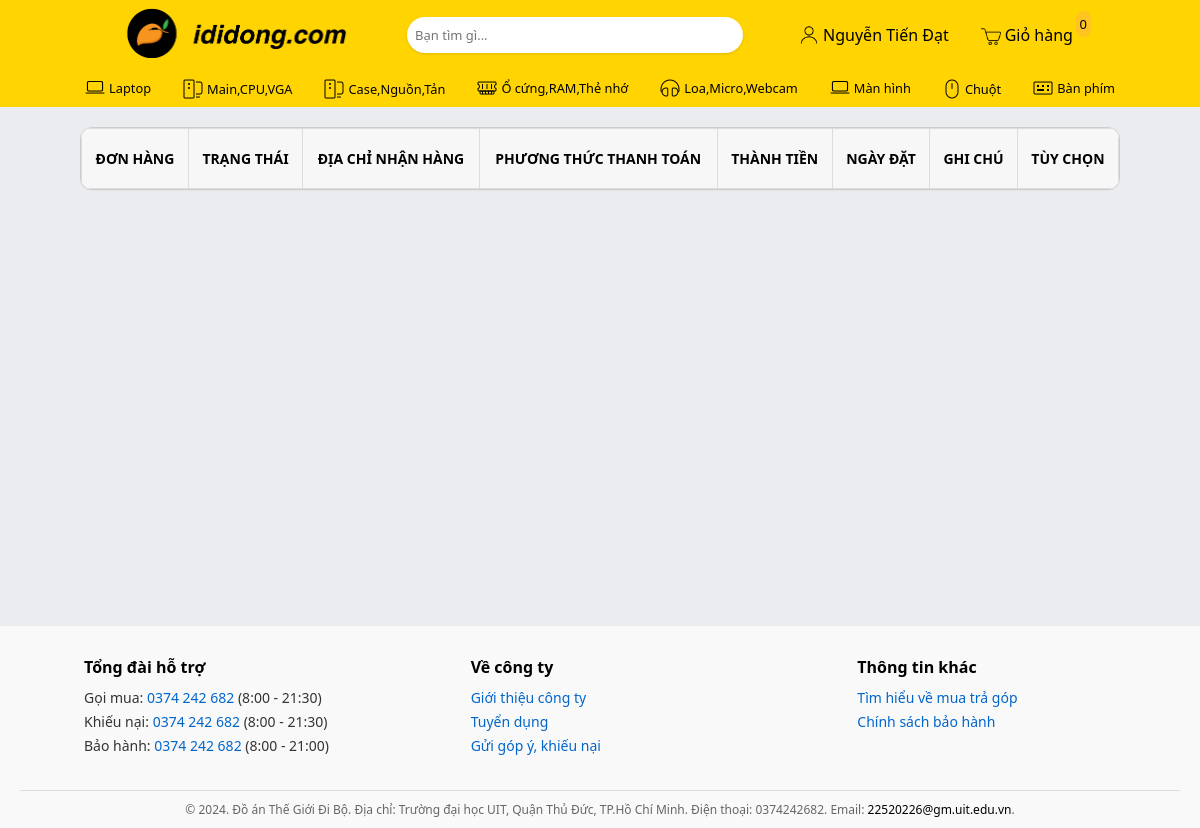
Page /order.php (signed in) on the earlier database version.
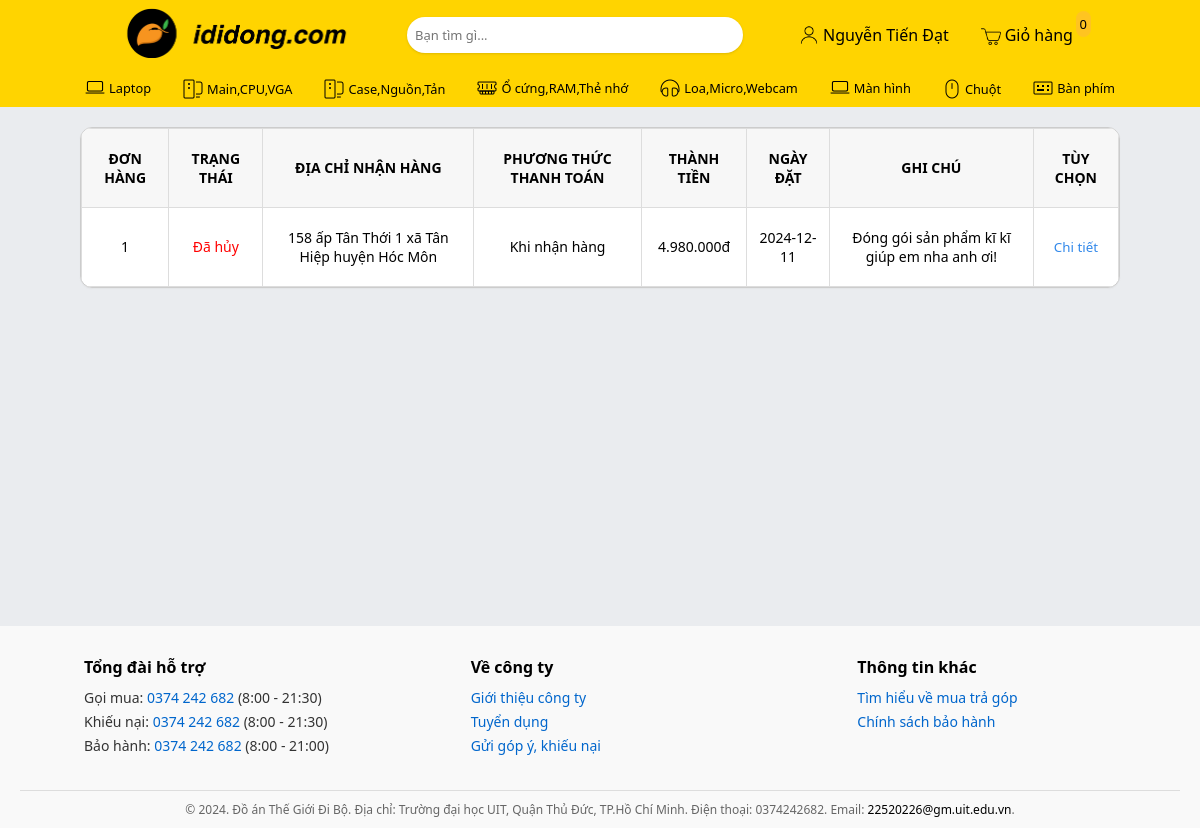
Same page on the later database version.
### tables this page shows
CREATE TABLE `tbl_order` (
  `orderId` int(11) NOT NULL,
  `customerId` int(11) NOT NULL,
  `orderDate` date NOT NULL,
  `shippingAddress` varchar(1000) NOT NULL,
  `paymentMethod` varchar(255) NOT NULL,
  `paymentStatus` varchar(255) NOT NULL DEFAULT 'Pending',
  `totalAmount` varchar(255) NOT NULL,
  `status` varchar(255) NOT NULL DEFAULT 'Pending',
  `notes` varchar(255) DEFAULT NULL,
  `receiverName` varchar(255) DEFAULT NULL,
  `receiverPhone` varchar(255) DEFAULT NULL
);

### lib/session.php (called while the page is built, shortened)
<?php
    class Session {
        public static function get($key) {
            if (isset($_SESSION[$key])) {
                return $_SESSION[$key];
            } else {
                return false;
            }
        }
    }
?>

### classes/cart.php (called while the page is built, shortened)
<?php
    $filepath = realpath(dirname(__FILE__));
    include_once ($filepath.'/../lib/database.php');
?>
<?php
    class cart {
        private $db;
        public function __construct() {
            $this->db = new Database();
        }
        public function check_cart(){
            $customerId = Session::get('customer_id');
            $query = "SELECT * FROM tbl_cart WHERE customerId='$customerId'";
            $result = $this->db->select($query);
            return $result;
        }
    }
?>

### lib/database.php (called while the page is built, shortened)
<?php
    class Database {
        public $host    = DB_HOST;
        public $user    = DB_USER;
        public $pass    = DB_PASS;
        public $dbname  = DB_NAME;
        public $link;
        private function connectDB() {
            $this->link = new mysqli($this->host, $this->user,
                                     $this->pass, $this->dbname);
        }
        public function select($query) {
            $result = $this->link->query($query) or
                die($this->link->error . __LINE__);
            if ($result->num_rows > 0) {
                return $result;
            } else {
                return false;
            }
        }
    }
?>

### classes/order.php (called while the page is built, shortened)
<?php
    $filepath = realpath(dirname(__FILE__));
    include_once ($filepath.'/../lib/database.php');
?>
<?php
    class order {
        private $db;
        public function __construct() {
            $this->db = new Database();
        }
        public function show_order() {
            $query = "SELECT * FROM tbl_order ORDER BY orderId DESC";
            $result =$this->db->select($query);
            return $result;
        }
    }
?>

### order.php (the view, shortened to what this page needs)
<?php
  include 'inc/header.php';
?>
<link rel="stylesheet" href="css/order.css">
<div class="wrapper">
  <div class="custom-table-container">
      <table class="custom-table">
          <thead>
              <tr>
                  <th>Đơn hàng</th>
                  <th>Trạng thái</th>
                  <th>Địa chỉ nhận hàng</th>
                  <th>Phương thức thanh toán</th>
                  <th>Thành tiền</th>
                  <th>Ngày đặt</th>
                  <th>Ghi chú</th>
                  <th>Tùy chọn</th>
              </tr>
          </thead>
          <tbody>
            <?php
                $get_order = $ord->show_order();
                if($get_order){
                  $i=0;
                  while($result = $get_order->fetch_assoc()){
                    $i++;
            ?>
              <tr>
                  <td><?php echo $i ?></td>
                  <td>
                  <?php
                    $status = $result['status'];
                    switch ($status) {
                        case 'cancelled':
                            echo '<span style="color: red;">Đã hủy</span>';
                            break;
                    }
                  ?>
                  </td>
                  <td><?php echo $result['shippingAddress'] ?></td>
                  <td>
                    <?php
                      if($result['paymentMethod']=='direct'){
                        echo 'Khi nhận hàng';
                      } else {
                        echo 'Trực tuyến';
                      }
                    ?></td>
                  <td><?php echo number_format($result['totalAmount'], 0, ',', '.'); ?>đ</td>
                  <td><?php echo $result['orderDate'] ?></td>
                  <td><?php echo $result['notes'] ?></td>
                  <td class="detail-order">
                  <form action="order_details.php" method="post">
                    <input type="submit" value="Chi tiết">
                  </form>
                  </td>
              </tr>
            <?php
                  }
                }
            ?>
          </tbody>
      </table>
  </div>
</div>
<?php
    include 'inc/footer.php';
?>

### inc/header.php (shortened to what this page needs)
<?php
  include_once 'lib/session.php';
?>
<?php
  include_once 'lib/database.php';
  $ct = new cart();
  $ord = new order();
?>
<!DOCTYPE html>
<html lang="en">
  <head>
    <link rel="stylesheet" href="css/styles.css" />
  </head>
  <body>
    <nav>
      <a href="index.php" class="nav-logo">
        <img src="img/logo.png" alt="Logo" />
      </a>
      <input name="search-bar" class="nav-search" type="text" placeholder="Bạn tìm gì..." />
      <ul class="nav-option">
      <?php
        $login_check = Session::get('customer_login');
        if($login_check == false){
          echo "
            <li class='nav-hover'>
              <a href='login.php'>
                <img src='img/nav_user.png' alt='icon' />
                <span>Đăng nhập</span>
              </a>
            </li>";
        } else {
          echo "
            <li class='nav-hover nav-login-hover-relative'>
              <a>
                <img src='img/nav_user.png' alt='icon' />
                <span>". Session::get('customer_name'). "</span>
              </a>
              <div class='nav-login-hover-absolute'>
                <ul class='nav-login-hover-absolute-element'>
                  <li><a href='customer.php'>Tài khoản</a></li>
                  <li><a href='order.php'>Đơn hàng</a></li>
                  <li>
                    <a href='?customerid=" . Session::get('customer_id') . "'>Đăng xuất</a>
                  </li>
                </ul>
              </div>
            </li>
          ";
        }
      ?>
        <li class="nav-hover cart-note-relative">
          <a href="cart.php">
            <img src="img/nav_cart.png" alt="icon" />
            <span>Giỏ hàng</span>
          </a>
          <a href="cart.php" class="cart-note-absolute">
            <?php
              $check_cart = $ct->check_cart();
              if($check_cart){
                $qty = Session::get('qty');
                echo $qty;
              } else {
                echo '0';
              }
            ?>
          </a>
        </li>
      </ul>
    </nav>
    <ul class="category">
      <li class="category-hover">
        <a href="#" class="category-hover-click">
          <img src="img/category_laptop.png" alt="icon" />
          <span>Laptop</span>
        </a>
      </li>
      <li class="category-hover">
        <a href="#" class="category-hover-click">
          <img src="img/category_pc.png" alt="icon" />
          <span>Main,CPU,VGA</span>
        </a>
      </li>
      <li class="category-hover">
        <a href="#" class="category-hover-click">
          <img src="img/category_pc.png" alt="icon" />
          <span>Case,Nguồn,Tản</span>
        </a>
      </li>
      <li class="category-hover">
        <a href="#" class="category-hover-click">
          <img src="img/category_memory.png" alt="icon" />
          <span>Ổ cứng,RAM,Thẻ nhớ</span>
        </a>
      </li>
      <li class="category-hover">
        <a href="#" class="category-hover-click">
          <img src="img/category_earphone.png" alt="icon" />
          <span>Loa,Micro,Webcam</span>
        </a>
      </li>
      <li class="category-hover">
        <a href="#" class="category-hover-click">
          <img src="img/category_laptop.png" alt="icon" />
          <span>Màn hình</span>
        </a>
      </li>
      <li class="category-hover">
        <a href="#" class="category-hover-click">
          <img src="img/category_mouse.png" alt="icon" />
          <span>Chuột</span>
        </a>
      </li>
      <li class="category-hover">
        <a href="#" class="category-hover-click">
          <img src="img/category_banphim.png" alt="icon" />
          <span>Bàn phím</span>
        </a>
      </li>
    </ul>

### inc/footer.php (shortened to what this page needs)
    <footer class="footer">
      <div class="footer-container">
        <div class="footer-section">
          <h3>Tổng đài hỗ trợ</h3>
          <p>
            Gọi mua: <a href="tel:0374242682">0374 242 682</a> (8:00 - 21:30)
          </p>
          <p>
            Khiếu nại: <a href="tel:0374242682">0374 242 682</a> (8:00 - 21:30)
          </p>
          <p>
            Bảo hành: <a href="tel:1900232464">0374 242 682</a> (8:00 - 21:00)
          </p>
        </div>
        <div class="footer-section">
          <h3>Về công ty</h3>
          <p><a href="#">Giới thiệu công ty</a></p>
          <p><a href="#">Tuyển dụng</a></p>
          <p><a href="#">Gửi góp ý, khiếu nại</a></p>
        </div>
        <div class="footer-section">
          <h3>Thông tin khác</h3>
          <p><a href="#">Tìm hiểu về mua trả góp</a></p>
          <p><a href="#">Chính sách bảo hành</a></p>
        </div>
      </div>
      <div class="footer-bottom">
        © 2024. Đồ án Thế Giới Đi Bộ. Địa chỉ: Trường đại học UIT, Quận Thủ Đức,
        TP.Hồ Chí Minh. Điện thoại: 0374242682. Email:
        <a href="mailto:22520226@gm.uit.edu.vn">22520226@gm.uit.edu.vn</a>.
      </div>
    </footer>
  </body>
</html>

### css/styles.css (style rules this page uses)
* { padding: 0; margin: 0; text-decoration: none; list-style: none; color: black; font-family: ui-sans-serif, system-ui, -apple-system, BlinkMacSystemFont, "Segoe UI", Roboto, "Helvetica Neue", Arial, "Noto Sans", sans-serif, "Apple Color Emoji", "Segoe UI Emoji", "Segoe UI Symbol", "Noto Color Emoji"; }
body { background: #eaecef; }
nav { display: flex; align-items: center; justify-content: center; padding: 0.5rem; background-color: #ffd400; gap: 3rem; position: sticky; top: 0; z-index: 99; }
.nav-search { font-size: small; padding: 0.5rem; width: 20rem; height: 1.25rem; border-radius: 9999px; border: 2px yellow; box-shadow: 0 1px 3px 0 rgb(0 0 0 / 0.1), 0 1px 2px -1px rgb(0 0 0 / 0.1); }
.nav-logo img { width: 100%; max-width: 15rem; max-height: 10rem; }
.nav-option { display: flex; gap: 1rem; }
.nav-option .nav-hover { padding: 0.5rem; }
.nav-hover a { display: flex; align-items: center; justify-content: center; gap: 0.25rem; }
.nav-hover a img { max-width: 1.25rem; }
.category { display: flex; justify-content: center; gap: 1rem; background-color: #ffd400; padding: 0.25rem; padding-top: 0rem; padding-bottom: 0rem; font-size: 0.8rem; margin-bottom: 0.5rem; }
.category-hover { padding: 0.5rem; }
.category-hover a { display: flex; align-items: center; gap: 0.25rem; }
.category-hover { position: relative; display: inline-block; }
.wrapper { margin: 0 auto; max-width: 1080px; width: 95%; margin-top: 1rem; }
.footer { background-color: #f9f9f9; padding: 1.25rem; padding-bottom: 0px; font-family: Arial, sans-serif; color: #333; margin-top: 0.5rem; }
.footer-container { display: flex; justify-content: space-between; flex-wrap: wrap; max-width: 75rem; margin: auto; }
.footer-section { margin: 0.625rem; margin-left: 4rem; flex: 1 1 18.75rem; }
.footer-section h3 { color: #000; font-size: 1rem; margin-bottom: 0.625rem; }
.footer-section p, .footer-section a { font-size: 0.875rem; color: #333; text-decoration: none; margin: 0.3125rem 0; }
.footer-section a { color: #0066cc; }
.footer-bottom { text-align: center; align-items: center; padding: 0.625rem; font-size: 0.75rem; color: #666; border-top: 0.0625rem solid #ddd; margin-top: 1.25rem; }
.cart-note-relative { position: relative; }
.cart-note-absolute { position: absolute; top: -5px; right: -10px; background: #ffc421; border-radius: 20px; font-size: small; padding: 0.25rem; }
.nav-login-hover-relative { position: relative; }

### css/order.css (style rules this page uses)
.custom-table-container { margin: 20px; border: 1px solid #ccc; border-radius: 0.75rem; background-color: #ffff; overflow: hidden; box-shadow: 0 1px 1px 0 rgba(196, 195, 195, 0.1), 0 1px 2px -1px rgba(148, 148, 148, 0.1); }
.custom-table { width: 100%; border-collapse: collapse; font-size: 14px; color: #333; }
.custom-table th, .custom-table td { padding: 20px 12px; text-align: center; border: 1px solid #ddd; }
.custom-table th { background-color: #f7f7f7; font-weight: bold; text-transform: uppercase; }
.detail-order input { color: #3188ea; margin: 0; padding: 0; width: fit-content; border: 0px; background: #ffff; cursor: pointer; }

Differences in the rows shown:
added tbl_order: status "Đã hủy", shippingAddress "158 ấp Tân Thới 1 xã Tân Hiệp huyện Hóc Môn", paymentMethod "Khi nhận hàng", totalAmount "4.980.000", orderDate "2024-12-11", notes "Đóng gói sản phẩm kĩ kĩ giúp em nha anh ơi!"
